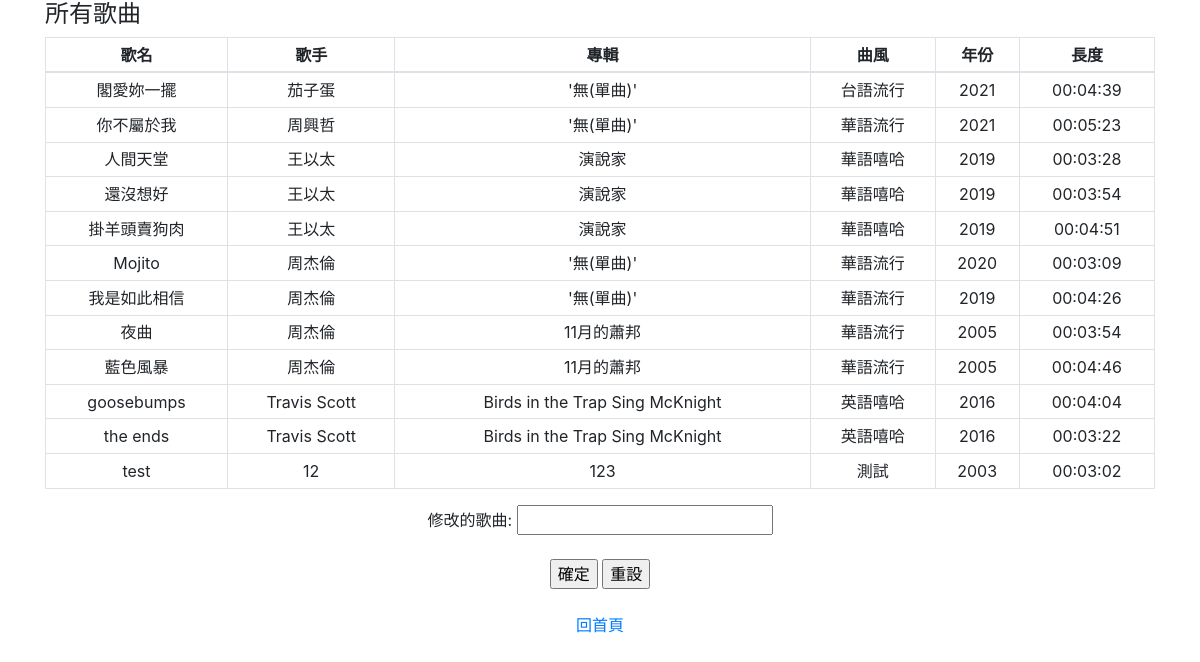
The page /manage_modify.php on the database its author committed.
### tables this page shows
CREATE TABLE `song` (
  `id` int(11) NOT NULL,
  `songTitle` text NOT NULL,
  `singer` text NOT NULL,
  `album` text NOT NULL DEFAULT '\'無(單曲)\'',
  `type` text NOT NULL DEFAULT '\'無法定義\'',
  `year` year(4) NOT NULL,
  `length` time NOT NULL
);

### manage_modify.php (the view, shortened to what this page needs)
<?php
include('config.php');
?>
<!DOCTYPE html>
<html lang="en">
<head>
	<link rel="stylesheet" href="https://stackpath.bootstrapcdn.com/bootstrap/4.3.1/css/bootstrap.min.css">
</head>
<body>
<?php
	$query1 = "SELECT songTitle, singer, album, type, year, length FROM song";
	$query_run1 = mysqli_query($link,$query1);
?>
<div class="container">
	<h4>所有歌曲</h4>
	<table class="table table-sm table-bordered"style="text-align:center;">
		<thead style="text-align:center;">
			<tr style="text-align:center;">
				<th>歌名</th>
				<th>歌手</th>
				<th>專輯</th>
				<th>曲風</th>
				<th>年份</th>
				<th>長度</th>
			</tr>
		</thead>
		<tbody>
			<?php
				if(mysqli_num_rows($query_run1) > 0)
				{
					foreach($query_run1 as $row1)
					{
			?>
						<tr>
							<td><?php echo $row1['songTitle']; ?></td>
							<td><?php echo $row1['singer']; ?></td>
							<td><?php echo $row1['album']; ?></td>
							<td><?php echo $row1['type']; ?></td>
							<td><?php echo $row1['year']; ?></td>
							<td><?php echo $row1['length']; ?></td>
						</tr>
			<?php
				  }
				}
			?>
		</tbody>
	</table>
</div>
<center>
<form name="deleteSongFromPlaylistForm" method="post" action="manage_modify.php" onsubmit="return validateForm()">
	修改的歌曲:
	<input type="text" name="song"><br/><br/>
	<input type="submit" value="確定" name="submit">
	<input type="reset" value="重設" name="submit">
</form>
<br/>
<a href="manage_index.php">回首頁</a>
</center>
</body>
</html>

### rows shown on the page
song: songTitle "閣愛妳一擺", singer "茄子蛋", album "'無(單曲)'", type "台語流行", year "2021", length "00:04:39"
song: songTitle "你不屬於我", singer "周興哲", album "'無(單曲)'", type "華語流行", year "2021", length "00:05:23"
song: songTitle "人間天堂", singer "王以太", album "演說家", type "華語嘻哈", year "2019", length "00:03:28"
song: songTitle "還沒想好", singer "王以太", album "演說家", type "華語嘻哈", year "2019", length "00:03:54"
song: songTitle "掛羊頭賣狗肉", singer "王以太", album "演說家", type "華語嘻哈", year "2019", length "00:04:51"
song: songTitle "Mojito", singer "周杰倫", album "'無(單曲)'", type "華語流行", year "2020", length "00:03:09"
song: songTitle "我是如此相信", singer "周杰倫", album "'無(單曲)'", type "華語流行", year "2019", length "00:04:26"
song: songTitle "夜曲", singer "周杰倫", album "11月的蕭邦", type "華語流行", year "2005", length "00:03:54"
song: songTitle "藍色風暴", singer "周杰倫", album "11月的蕭邦", type "華語流行", year "2005", length "00:04:46"
song: songTitle "goosebumps", singer "Travis Scott", album "Birds in the Trap Sing McKnight", type "英語嘻哈", year "2016", length "00:04:04"
song: songTitle "the ends", singer "Travis Scott", album "Birds in the Trap Sing McKnight", type "英語嘻哈", year "2016", length "00:03:22"
song: songTitle "test", singer "12", album "123", type "測試", year "2003", length "00:03:02"
